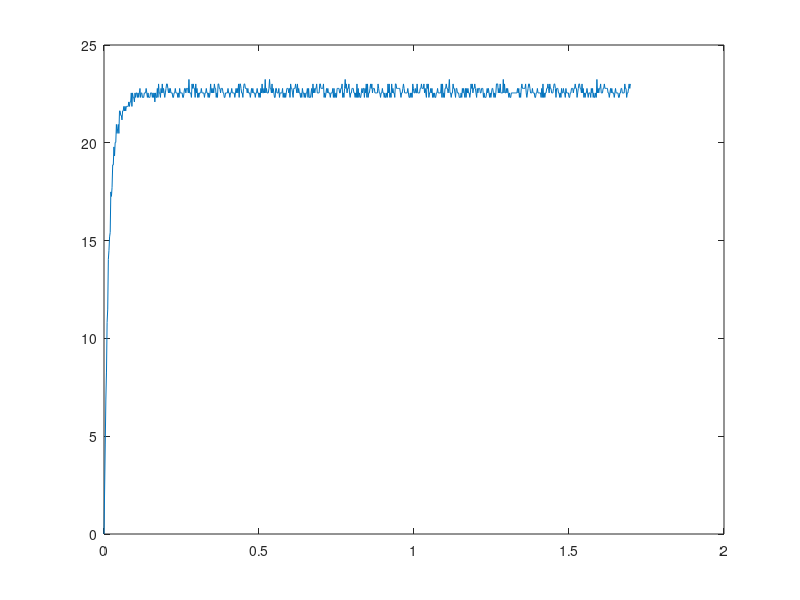

MATLAB code to generate this figure:
clc
%clear all
close all
%% MOTOR 1
%Leitura de dados motor 1 Suspenso
data = csvread('STEP_20_MOTOR_DIR_21_11_2019.csv');
%M1 = csvread('M1_SUSPENSO_RPM');
M1 = data(:,1);
M2 = data(:,2);
M3 = data(:,3);
M4 = data(:,4);
t = (0:0.002:1.698);
plot(t, M1);
in(1,1) = 0;
for i = 2:850
    in(i,1) = 20;
end